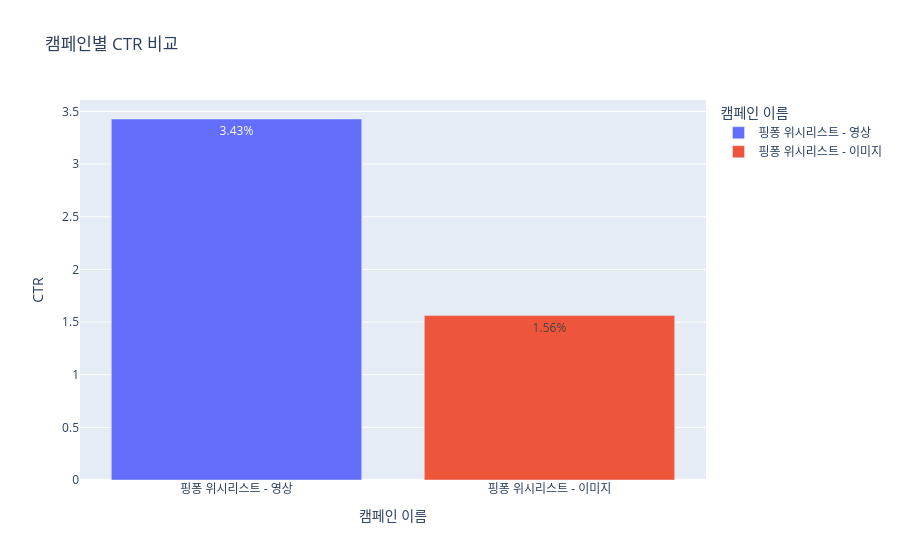

The notebook cell saved with this chart:
### Code cell
fig = px.bar(
    campaign,
    x="캠페인 이름",
    y="CTR",
    color="캠페인 이름",
    text_auto=".2f",
    title="캠페인별 CTR 비교"
)

fig.update_traces(texttemplate="%{y:,.2f}%")
fig.show()

#CTR : 클릭률

### Figure 1 — Plotly figure (JSON) as saved in the notebook; plotly's stock layout.template omitted (floating-point values rounded to 4 significant figures)
{"data": [{"hovertemplate": "캠페인 이름=%{x}<br>CTR=%{y}<extra></extra>", "legendgroup": "핑퐁 위시리스트 - 영상", "marker": {"color": "#636efa", "pattern": {"shape": ""}}, "name": "핑퐁 위시리스트 - 영상", "orientation": "v", "showlegend": true, "textposition": "auto", "texttemplate": "%{y:,.2f}%", "type": "bar", "x": ["핑퐁 위시리스트 - 영상"], "xaxis": "x", "y": [3.429], "yaxis": "y"}, {"hovertemplate": "캠페인 이름=%{x}<br>CTR=%{y}<extra></extra>", "legendgroup": "핑퐁 위시리스트 - 이미지", "marker": {"color": "#EF553B", "pattern": {"shape": ""}}, "name": "핑퐁 위시리스트 - 이미지", "orientation": "v", "showlegend": true, "textposition": "auto", "texttemplate": "%{y:,.2f}%", "type": "bar", "x": ["핑퐁 위시리스트 - 이미지"], "xaxis": "x", "y": [1.561], "yaxis": "y"}], "layout": {"barmode": "relative", "legend": {"title": {"text": "캠페인 이름"}, "tracegroupgap": 0}, "title": {"text": "캠페인별 CTR 비교"}, "xaxis": {"anchor": "y", "categoryarray": ["핑퐁 위시리스트 - 영상", "핑퐁 위시리스트 - 이미지"], "categoryorder": "array", "domain": [0, 1], "title": {"text": "캠페인 이름"}}, "yaxis": {"anchor": "x", "domain": [0, 1], "title": {"text": "CTR"}}}}
